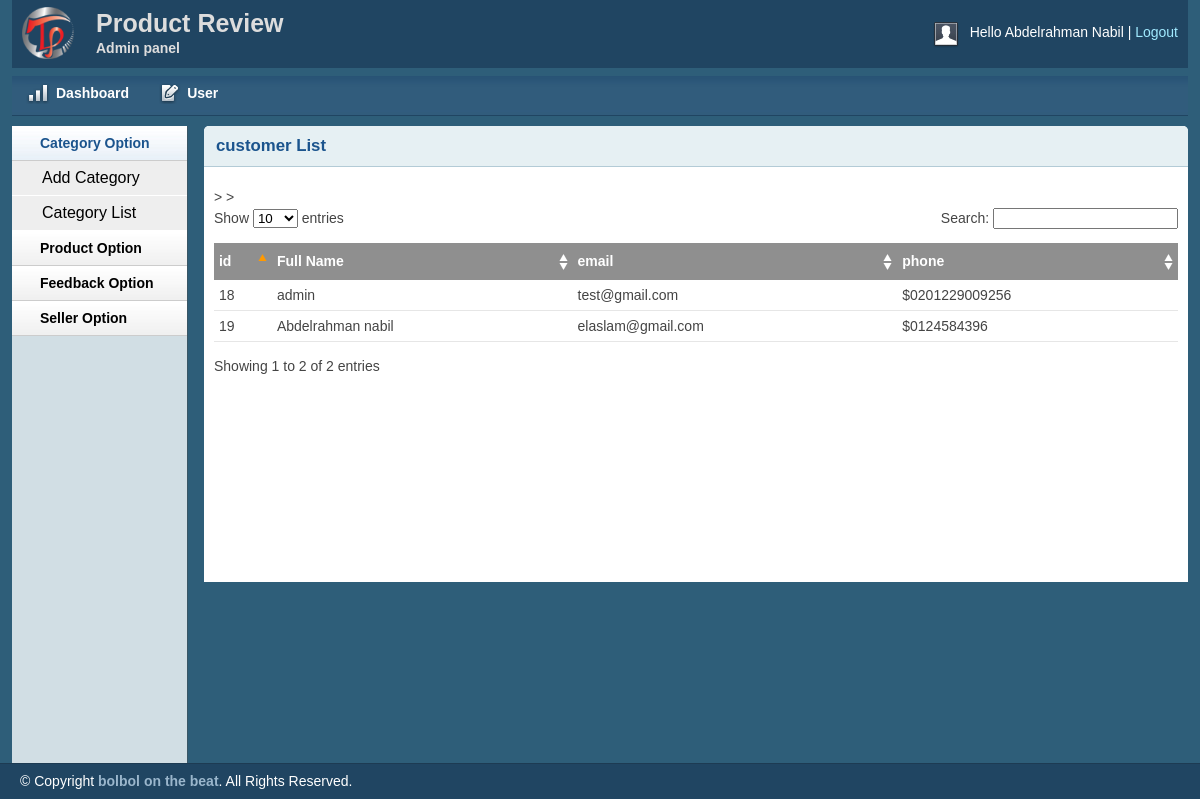
/admin/viewuser.php (signed in), run on the app's committed database.
### tables this page shows
CREATE TABLE `tbl_customers` (
  `id` int(11) NOT NULL,
  `name` varchar(60) NOT NULL,
  `phone` varchar(30) NOT NULL,
  `email` varchar(255) NOT NULL,
  `pass` text NOT NULL
);

### lib/Database.php (called while the page is built, shortened)
<?php
class Database
{
    public $host   = DB_HOST;
    public $user   = DB_USER;
    public $pass   = DB_PASS;
    public $dbname = DB_NAME;
    public $link;
    private function connectDB()
    {
        $this->link = new mysqli(
            $this->host,
            $this->user,
            $this->pass,
            $this->dbname
        );
    }
    public function select($query)
    {
        $result = $this->link->query($query) or
        die($this->link->error . __LINE__);
        if ($result->num_rows > 0) {
            return $result;
        } else {
            return false;
        }
    }
}

### classes/Customer.php (called while the page is built, shortened)
<?php
$filepath = realpath(dirname(__FILE__));
include_once($filepath.'/../lib/Database.php');
 ?>
<?php
class Customer
{
    private $db;
    public function __construct()
    {
        $this->db = new Database();
    }
       public function getAllcustomer()
    {
        $query = "SELECT * FROM 	tbl_customers ORDER BY id DESC";
        $result = $this->db->select($query);
        return $result;
    }
}

### admin/viewuser.php (the view, shortened to what this page needs)
<?php include 'inc/header.php';?>
<?php include 'inc/sidebar.php';?>
<?php include '../classes/Customer.php'; ?>
<?php
$us= new Customer();
 ?>
<div class="grid_10">
    <div class="box round first grid">
        <h2>customer List</h2>
        <div class="block">
            <table class="data display datatable" id="example">
			<thead>
				<tr>
					<th>id</th>
					<th>Full Name</th>
					<th>email</th>
					<th>phone</th>
				</tr>
			</thead>
			<tbody>
				<?php
                $getPd = $us->getAllcustomer();
                if ($getPd) {
                    while ($result = $getPd->fetch_assoc()) {
                        $i++; ?>
				<tr class="odd gradeX">
					<td><?php echo $result['id']; ?></td>
					<td><?php echo $result['name']; ?></td>
					<td><?php echo $result['email']; ?></td>
					<td>$<?php echo $result['phone']; ?></td>
				</tr>
				<?php
                 }                }?>
			</tbody>
		</table>
       </div>
    </div>
</div>
<?php include 'inc/footer.php';?>

### admin/css/text.css (style rules this page uses)
body { font: 13px/1.5 Tahoma, Helvetica, Arial, 'Liberation Sans', FreeSans, sans-serif; }
h2 { font-size: 23px; }
p, dl, hr, h1, h2, h3, h4, h5, h6, ol, ul, pre, table, address, fieldset { margin-bottom: 20px; }

### admin/css/grid.css (style rules this page uses)
.grid_1, .grid_2, .grid_3, .grid_4, .grid_5, .grid_6, .grid_7, .grid_8, .grid_9, .grid_10, .grid_11, .grid_12, .grid_13, .grid_14, .grid_15, .grid_16 { display: inline; float: left; margin-left: 1%; margin-right: 1%; }
.container_12 .grid_10 { width: 81.333%; }

### admin/css/layout.css (style rules this page uses)
body { background: #fff none repeat scroll 0 0; color: #444; font-size: 14px; padding: 0; }
h1, h2, h3, h4, h5, h6 { line-height:1.2em; margin-bottom:.3em; }
h2 { margin-top:1em; }
.box { background:#fff; margin-bottom:20px; padding:10px 10px 10px 10px; margin-left:-8px; }
.box.grid { padding-bottom:40px; }
.box.round { -moz-border-radius: 5px 5px 0px 0px; -webkit-border-radius: 5px 5px 0px 0px; border-radius: 5px 5px 0px 0px; }
.box h2 { font-size:1.2em; font-weight:bold; color:#1B548D; background:#E6F0F3; margin:-10px -10px 0 -10px; padding:10px 12px; border-bottom:1px solid #B3CBD6; -moz-border-radius: 5px 5px 0px 0px; -webkit-border-radius: 5px 5px 0px 0px; border-radius: 5px 5px 0px 0px; }
.box.first { min-height: 406px; }
.block { padding-top:20px; }
.block { padding-bottom:1px; }
table.display { margin: 0 auto; clear: both; width: 100%; }
.sorting_asc { background: #8f8f8f url(../img/table/sort_asc.png) no-repeat center right; padding:8px 5px; text-align:left; color:#fff; }
.sorting { background:#8f8f8f url(../img/table/sort_both.png) no-repeat center right; padding:8px 5px; text-align:left; color:#fff; }
tr.odd { height: 30px; line-height: 30px; border-bottom:1px solid #e6e6e6; }
tr.even { height: 30px; line-height: 30px; border-bottom:1px solid #e6e6e6; }
tr.odd td, tr.even td { padding-left:5px; }

### data on the page
tbl_customers: id "19", name "Abdelrahman nabil", email "elaslam@gmail.com", phone "0124584396"
tbl_customers: id "18", name "admin", email "test@gmail.com", phone "0201229009256"

### other printed values
Session::get('adminName') "Abdelrahman Nabil"
